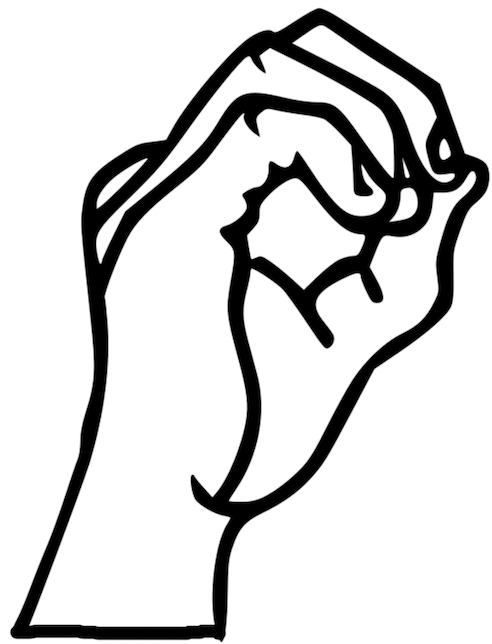
#> input picture SignLanguage_Classifier/images/train/0/0_10.png, 492 x 644 px; its folder holds only this picture in this run
$ python classifier.py
#> lines starting #> are read from the running program, lines starting #| are printed output that depends on the picture; after the words box and inside, x2 and y2 are one past the last pixel; in counts of white or black regions, pixels touching at a corner belong together; long printed decimals are rounded
import cv2
import numpy as np
import os

debug = False

def preprocess(im_in):

    # Threshold
    _, im_th = cv2.threshold(im_in, 240, 255, cv2.THRESH_TOZERO_INV)  # >220 goes to 0, <220 goes to 255 #WAS ORIGINALLY 120
    im_floodfill = im_th.copy()

    # Black image with same number of pixels
    h = im_th.shape[0]
    w = im_th.shape[1]
    mask = np.zeros((h + 2, w + 2), np.uint8)

    # All zero-valued pixels in the same connected component as the seed point of the mask are replaced with 255
    cv2.floodFill(im_floodfill, mask, (0, 0), 255)

    # bitwise NOT
    im_floodfill_inv = cv2.bitwise_not(im_floodfill)

    # bitwise OR
    im_out = cv2.bitwise_or(im_th, im_floodfill_inv, mask)

    # bitwise NOT
    final = cv2.bitwise_not(im_out)

    return final


def find_min_rect_coordinates(img):
    # create a numpy array with the image
    og_image = np.array(img)

    # obtain all the (x,y) points where the image is black
    indices = np.where(og_image == [0])

    # save the coordinates in one list
    coordinates = zip(indices[1], indices[0])  # coordinates are flipped here

    max_x = (0, 0)
    min_y = (0, 1000)
    min_x = (1000, 0)
    max_y = (0, 0)

    for x, y in coordinates:

        if x > max_x[0]:
            max_x = (x, y)

        if x < min_x[0]:
            min_x = (x, y)

        if y > max_y[1]:
            max_y = (x, y)
        if y < min_y[1]:
            min_y = (x, y)

    y = min_y[1]
    x = min_x[0]
    h = max_y[1] - min_y[1]
    w = max_x[0] - min_x[0]

    # Find the aspect ratio
    aspect_ratio = float(w) / float(h)

    return x, y, w, h  # where x,y is the top starting point and h is the height and w is the width


def find_features(x, y, w, h, thresholded):
    og_image = thresholded
    aspect_ratio = float(w) / float(h)

    # Left/Right hand side of the image
    lfs_img = og_image[y:y + h, x:x + w // 2]

    val = w / 2

    if val.is_integer():
        rhs_img = og_image[y:y + h, x + w // 2: x + w]
    else:
        rhs_img = og_image[y:y + h, x + w // 2 + 1: x + w]

    # Left/Right hand side, number of black pixels
    num_of_black_rhs = np.sum(rhs_img == 0)
    num_of_black_lfs = np.sum(lfs_img == 0)
    # figure out the rectangle area
    a_rect = w * h
    lfs_ratio = num_of_black_lfs / a_rect
    rhs_ratio = num_of_black_rhs / a_rect

    return aspect_ratio, lfs_ratio, rhs_ratio


#dmin works with 3D objects
def dmin(A,B):
    distance = []
    for coordinate1 in A:
        for coordinate2 in B:
            x = (coordinate2[0] - coordinate1[0])**2
            y = (coordinate2[1] - coordinate1[1])**2
            z = (coordinate2[2] - coordinate1[2])**2
            distance.append((x+y+z)**0.5)

    print('the minimum distance is',min(distance))
    return min(distance)

#this creates a list with 10 elements, each element is a cluster of points corresponding to a class of images
#  points = [[(x1,y1,z1)...(xn,yn,zn)],[(x1,y1,z1)...(xn,yn,zn)]] this 2 clusters with n points in each one
def create_train_clusters(dir_train, bonus): # TODO: DONE

    cluster0 = []
    cluster1 = []
    cluster2 = []
    cluster3 = []
    cluster4 = []
    cluster5 = []
    cluster6 = []
    cluster7 = []
    cluster8 = []
    cluster9 = []
    clusters = [cluster0,cluster1,cluster2,cluster3,cluster4,cluster5,cluster6,cluster7,cluster8,cluster9]          #ADJUST THIS WHEN ADDING NEW CLUSTERS

    if not bonus:
        signal_0 = [0.712, 0.354, 0.249]
        signal_1 = [0.466, 0.247, 0.339]
        signal_2 = [0.44, 0.319, 0.323]
        signal_3 = [0.671, 0.327, 0.17]
        signal_4 = [0.564, 0.218, 0.368]
        signal_5 = [0.858, 0.234, 0.202]
        signal_6 = [0.431, 0.335, 0.378]
        signal_7 = [0.551, 0.157, 0.405]
        signal_8 = [0.591, 0.145, 0.386]
        signal_9 = [0.622, 0.174, 0.355]
        clusters = [signal_0,signal_1,signal_2,signal_3,signal_4,signal_5,signal_6,signal_7,signal_8,signal_9]

    i = -1

    if bonus:
        #bonus variable will determine whether the bonus question is going to be examined or not
        for _, folders, _ in os.walk(dir_train):

            for folder in folders: #folders = {0,1}
                i += 1

                for image_name in os.listdir(os.path.join(dir_train,folder)): #images = {1,2,...,11}
                    if image_name != '.DS_Store':  # this is for a file that is in each file

                        path = os.path.join(dir_train,folder,image_name)
                        x, y, z = create_feature_vector(path)
#> in preprocess, `_, im_th = cv2.threshold(im_in, 240, 255, cv2.THRESH_TOZERO_INV)`:
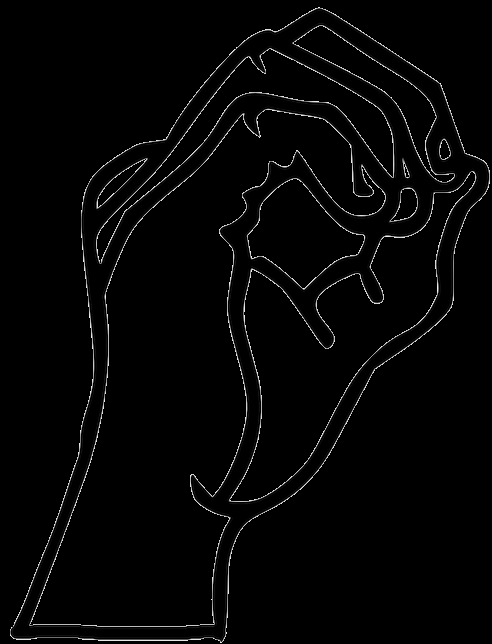
#> im_th: shape (644, 492); min 0, max 240, mean 4.9
#> in preprocess, `cv2.floodFill(im_floodfill, mask, (0, 0), 255)`:
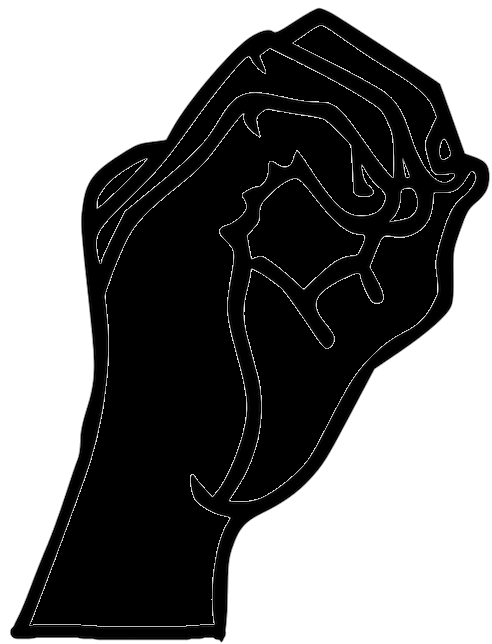
#> im_floodfill: shape (644, 492); min 0, max 255, mean 122.9
#> in preprocess, `im_floodfill_inv = cv2.bitwise_not(im_floodfill)`:
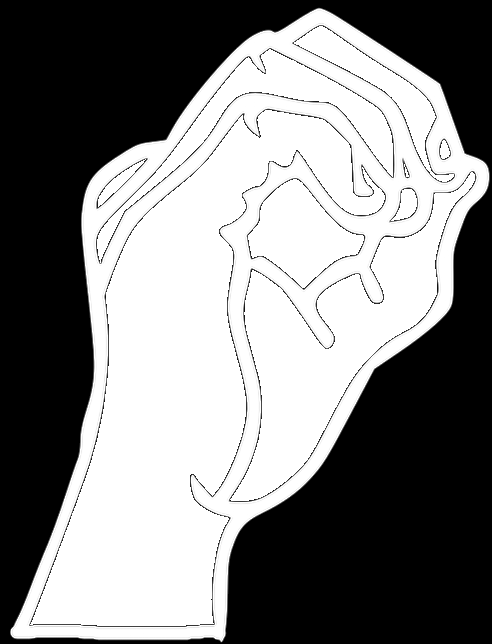
#> im_floodfill_inv: shape (644, 492); min 0, max 255, mean 132.1
#> in preprocess, `im_out = cv2.bitwise_or(im_th, im_floodfill_inv, mask)`:
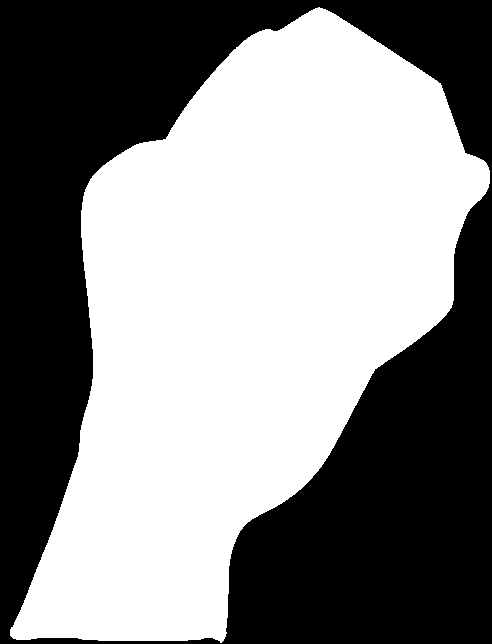
#> im_out: shape (644, 492); 53.7% white; 1 black region, box (x1, y1, x2, y2) and area: (0, 0, 492, 644) 146621
#> in find_min_rect_coordinates, `indices = np.where(og_image == [0])`: indices = 170227 positions, rows 7 to 642, columns 10 to 489
#> the loop in find_min_rect_coordinates, `for x, y in coordinates: ` made 170227 passes
#> (x, y) on passes 1 to 12: (318, 7), (319, 7), (315, 8), (316, 8), (317, 8), (318, 8), (319, 8), (320, 8), (321, 8), (322, 8), (313, 9), (314, 9)
#> max_x on passes 61, 84, 85, 112, 113, 144: (329, 11), (330, 12), (331, 12), (332, 13), (333, 13), (334, 14)
#> after the loop in find_min_rect_coordinates, `for x, y in coordinates:`: max_x = (489, 170); max_y = (220, 642); min_x = (10, 629)
#> in find_min_rect_coordinates, `y = min_y[1]`: y = 7
#> in find_min_rect_coordinates, `x = min_x[0]`: x = 10
#> in find_min_rect_coordinates, `h = max_y[1] - min_y[1]`: h = 635
#> in find_min_rect_coordinates, `w = max_x[0] - min_x[0]`: w = 479
#> in find_min_rect_coordinates, `aspect_ratio = float(w) / float(h)`: aspect_ratio = 0.754
#> in create_feature_vector, `x, y, w, h = find_min_rect_coordinates(thresholded)`: x = 10; y = 7; w = 479; h = 635
#> in find_features, `aspect_ratio = float(w) / float(h)`: aspect_ratio = 0.754
#> in find_features, `lfs_img = og_image[y:y + h, x:x + w // 2]`:
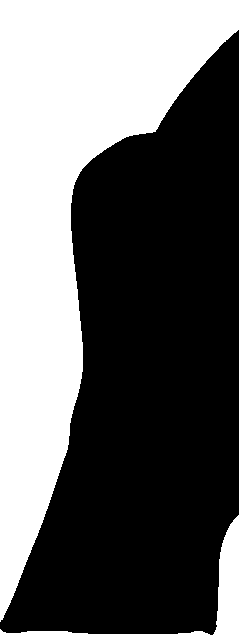
#> lfs_img: shape (635, 239); 40.2% white; 3 white regions, box (x1, y1, x2, y2) and area: (0, 0, 239, 622) 58344, (213, 515, 239, 635) 2190, (0, 629, 210, 635) 455
#> in find_features, `val = w / 2`: val = 239.5
#> in find_features, `rhs_img = og_image[y:y + h, x + w // 2 + 1: x + w]`:
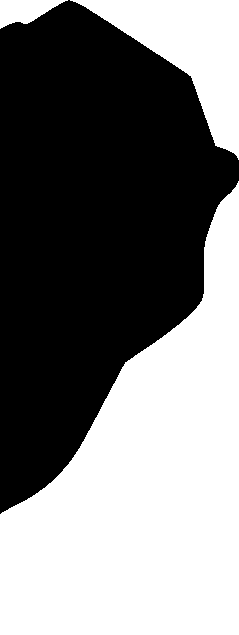
#> rhs_img: shape (635, 239); 48% white; 3 white regions, box (x1, y1, x2, y2) and area: (0, 181, 239, 635) 60955, (70, 0, 239, 160) 10719, (0, 0, 68, 29) 1141
#> in find_features, `num_of_black_rhs = np.sum(rhs_img == 0)`: num_of_black_rhs = 78950
#> in find_features, `num_of_black_lfs = np.sum(lfs_img == 0)`: num_of_black_lfs = 90776
#> in find_features, `a_rect = w * h`: a_rect = 304165
#> in find_features, `lfs_ratio = num_of_black_lfs / a_rect`: lfs_ratio = 0.298
#> in find_features, `rhs_ratio = num_of_black_rhs / a_rect`: rhs_ratio = 0.26
#> in create_feature_vector, `x_fe, y_fe, z_fe = find_features(x, y, w, h, thresholded)`: x_fe = 0.754; y_fe = 0.298; z_fe = 0.26
#> x = 0.754; y = 0.298; z = 0.26
                        print('FOLDER',i,' IMAGE NAME:',image_name,'x: ',x,'y: ',y,'z: ',z)
#| FOLDER 0  IMAGE NAME: 0_10.png x:  0.7543 y:  0.2984 z:  0.2596
                        clusters[i].append([x,y,z])

    return clusters


def find_accuracy(actual,predicted):
    print('actual',actual)
    print('predicted',predicted)

    n = len(actual)
    correct = 0

    for i in range(len(actual)):
        if actual[i] == predicted[i]:
            correct += 1

    print('correct',correct)
    print('n',n)
    return (correct/n) * 100


def predict(test_clusters, train_clusters):

    dmin_measures = []
    true_class = -1

    actual = []         #These 2 values will be used to determine the accuracy of the model
    predicted = []

    if not bonus:
        true_class = 8 #TODO: change this later

    #The test inages are already sroted by class, so we access them by class first
    for img_test_class in test_clusters: #img_test_class = 0 or 1 list
        true_class += 1
        for point in img_test_class:

            #for every cluster in the training set, calculate how far our point is from it
            for i in range(len(train_clusters)):
                print('NOW EXAMNING THE DISTANCE OF CLUSTER', i, 'FROM THE TRAINING SET')
                print('POINT',point)

                #bandaid -solution

                if (bonus):
                    dist = dmin([point],train_clusters[i])
                elif not bonus:
                    dist = dmin([point], [train_clusters[i]])
                dmin_measures.append(dist)

            # TODO: FOR ASSIGNMENT PRINT OUT DMIN_MEASURES HERE
            if not bonus:
                print(dmin_measures)

            #find cluster with the smallest distance
            m = min(dmin_measures)
            predicted_class = dmin_measures.index(m)
            print('THE PREDICTED CLASS IS:', predicted_class)
            print('THE TRUE CLASS IS:', true_class)
            actual.append(true_class)
            predicted.append(predicted_class)


            #reset the dmeasures array
            dmin_measures = []

    acu = find_accuracy(actual,predicted)
    print('THE ACCURACY OF THE MODEL IS.....',acu)


#This creates a list of points that individually belong to an image, the list of points is actually grouped by class to make accuracy computation simple
# points = [[(x1,y1,z1)...(xn,yn,zn)],[(x1,y1,z1)...(xn,yn,zn)]] this 2 classes with n points in each one

def create_test_clusters(dir_test, bonus):

    points0 = []
    points1 = []
    points2 = []
    points3 = []
    points4 = []
    points6 = []
    points7 = []
    points8 = []
    points5 = []
    points9 = []
    points = [points0,points1,points2,points3,points4,points5,points6,points7,points8,points9]          #ADJUST THIS WHEN ADDING NEW CLUSTERS

    if not bonus:
        path = r'/Users/divya/PycharmProjects/CP467/compare_to/horns.png'
        #create the feature vector for that image given in the example
        x, y, z = create_feature_vector(path)
        points = [[x,y,z]]

    i = -1 #counter variable

    if bonus:
        #bonus variable will determine whether the bonus question is going to be examined or not
        for _, folders, _ in os.walk(dir_test):

            for folder in folders: #folders = {0,1}
                i += 1
                print('IN THIS FOLDER ********************************************')

                for image_name in os.listdir(os.path.join(dir_test,folder)): #images = {1,2,...,11}
                    if image_name != '.DS_Store':  # this is for a file that is in each file

                        path = os.path.join(dir_test,folder,image_name)
                        x, y, z = create_feature_vector(path)
                        print('FOLDER',i,' IMAGE NAME:',image_name,'x: ',x,'y: ',y,'z: ',z)
                        points[i].append([x,y,z])

    return points

def create_feature_vector(im_dir):
    # Read the image
    im_in = cv2.imread(im_dir, cv2.IMREAD_GRAYSCALE)

    if debug:
        cv2.imshow("og", im_in)
        #cv2.waitKey(0)

    # Threshold
    thresholded = preprocess(im_in)

    if debug:
        cv2.imshow('thresholded',thresholded)
        cv2.waitKey(0)

    # Find the rectangle
    x, y, w, h = find_min_rect_coordinates(thresholded)

    # Find the features
    x_fe, y_fe, z_fe = find_features(x, y, w, h, thresholded)

    return x_fe,y_fe,z_fe


bonus = True
base_path_train = r'images/train'#r'/Users/divya/PycharmProjects/CP467/handwritten_letters/train'
base_path_test = r'images/test'#r'/Users/divya/PycharmProjects/CP467/handwritten_letters/test'


#create the clusters for 10 images
print('-------------------------------------------------------------TRAIN')
clus_train = create_train_clusters(base_path_train,bonus)
#> clus_train = [[[0.754, 0.298, 0.26]], [[0.52, 0.244, 0.333]], [], [], [], [], [], [], [], []]
print('the length of train',len(clus_train))
#| the length of train 10
#create the test clusters
print('-------------------------------------------------------------TEST')
clus_test = create_test_clusters(base_path_test,bonus) #Does not work when =False
print('the length of test',len(clus_test))

if(bonus):
    predict(clus_test, clus_train)
#> after the loop in predict, `for img_test_class in test_clusters:`: actual = []; true_class = 9
#| actual []
#| predicted []
#> in find_accuracy, `n = len(actual)`: n = 0
#| correct 0
#| n 0
#> (the run stopped early here; a loop or call above may not have finished)
